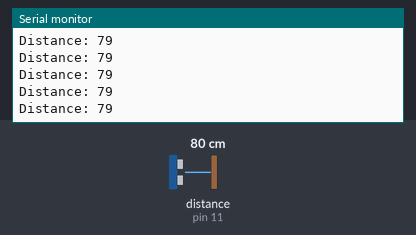
Bench run of a sketch on a simulated Arduino Uno, built with avr-gcc and run on an emulated ATmega328P. Shown: the last lines printed to the serial monitor. Wiring (inferred from the names in the program): ultrasonic range finder: trigger pin 9; echo pin 11. Inputs (shaded band) come from the test bench; at power-on: distance to the obstacle (sensor on pin 11) 80 cm. The echo pulse lasts 58.3 µs per cm.

Above: at 1.2 s.
1.3 s: distance to the obstacle (sensor on pin 11) set to 2 cm
At 1.38 s:
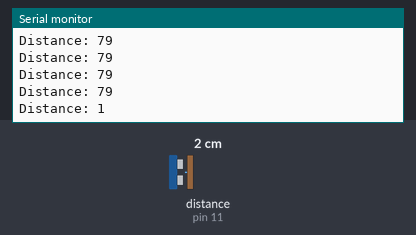
4.3 s: distance to the obstacle (sensor on pin 11) set to 250 cm
At 4.41 s:
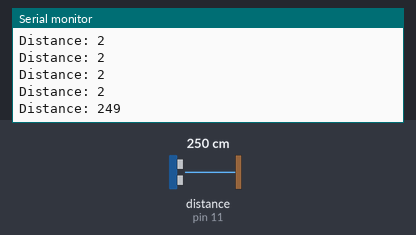
Timing chart, 0 to 7.3 s (numbered marks = the images above; inputs shaded):
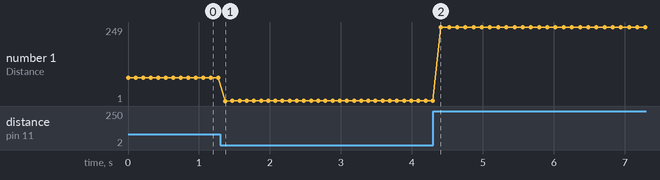

The sketch:

Hello_Functions.ino
```cpp
/*Hello Functions
/*
* HC-SR04 example sketch
*
* https://create.arduino.cc/projecthub/Isaac100/getting-started-with-the-hc-sr04-ultrasonic-sensor-036380
*
* by Isaac100
*/
const int trigPin = 9;
const int echoPin = 11;
int cm;
float duration, distance;
void setup()
{
  pinMode(trigPin, OUTPUT);
  pinMode(echoPin, INPUT);
  Serial.begin(9600);
}

void loop()
{
  cm = getDistance();
  Serial.print("Distance: ");
  Serial.println(cm);
  delay(100);
}

int getDistance()
{
  digitalWrite(trigPin, LOW);
  delayMicroseconds(2);
  digitalWrite(trigPin, HIGH);
  delayMicroseconds(10);
  digitalWrite(trigPin, LOW);
  duration = pulseIn(echoPin, HIGH);
  distance = (duration *.0343) /2;
  return distance;
}

/*
if(getDistance() < 5)
moveServo(1);
else if(distance < 10)
moveServo(2);
else
stopServo();
*/
```

Measured:
- after the input at 1.3 s, the serial monitor: prints a new line after 0.07 s (image 1)
- after the input at 4.3 s, the serial monitor: prints a new line after 0.11 s (image 2)
- plotted number 1: 79 → 2 after the input at 1.3 s
